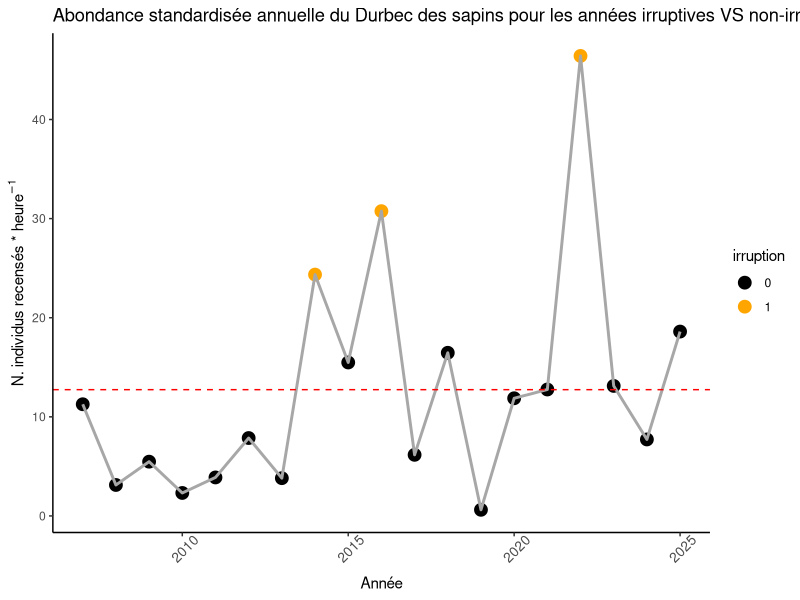
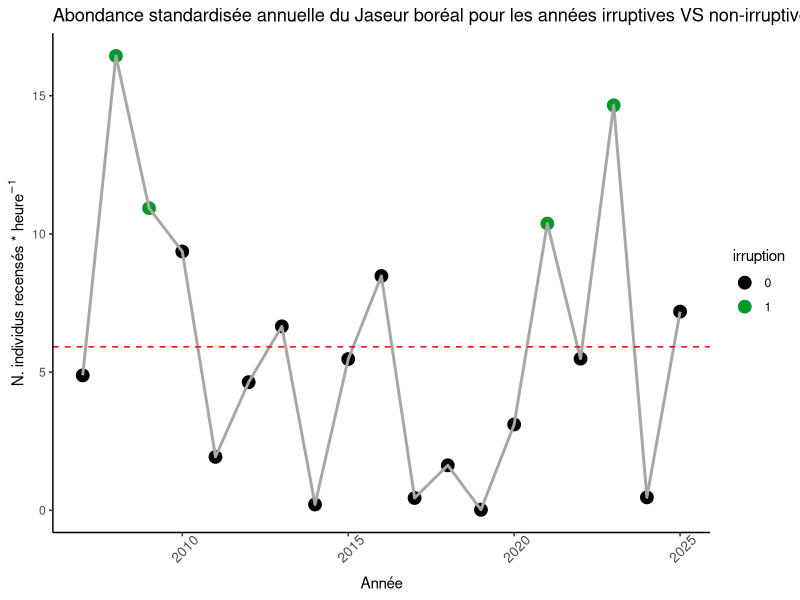
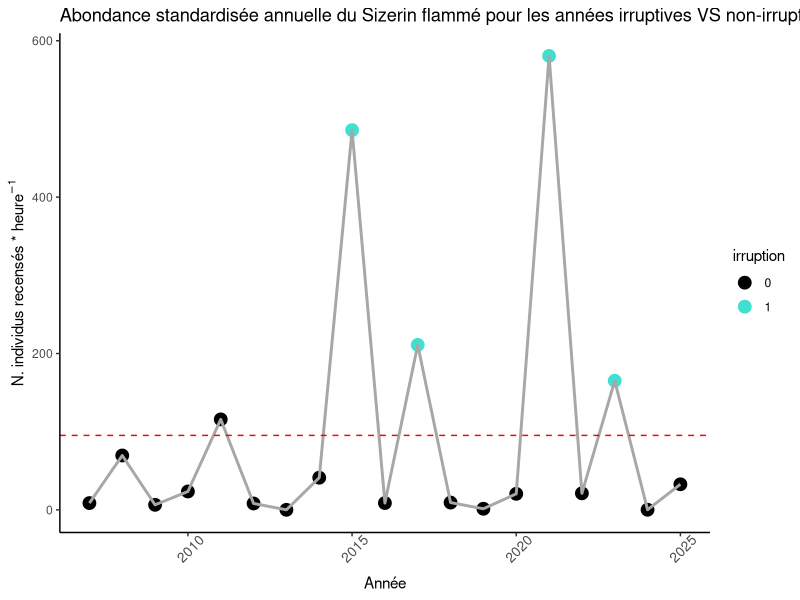
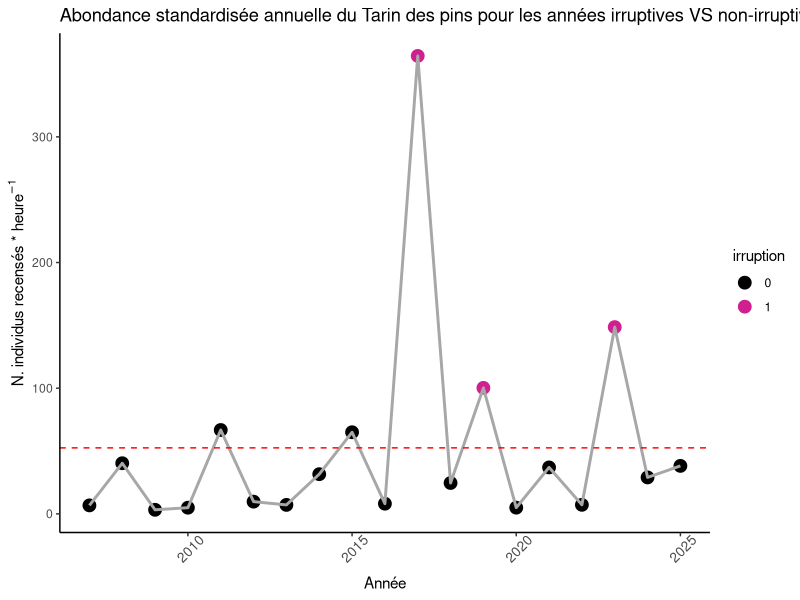

These figures' R source, in order:
# Chargements des bibliothèques -------------------------------------------

library(readxl)
library(ggplot2)


# Chargement des répertoires de travail -----------------------------------

setwd("C:/Users/alexe/Fringilids/Data") # Alex



# Chargement données ------------------------------------------------------

DUSA <- read.csv("DUSA.csv", header = TRUE)
JABO <- read.csv("JABO.csv", header = TRUE)
SIFL <- read.csv("SIFL.csv", header = TRUE)
TAPI <- read.csv("TAPI.csv", header = TRUE)

# Filtrer tout avant 2007

DUSA <- DUSA[DUSA$Annee >= "2007",]
JABO <- JABO[JABO$Annee >= "2007",]
SIFL <- SIFL[SIFL$Annee >= "2007",]
TAPI <- TAPI[TAPI$Annee >= "2007",]

DUSA$irruption <- as.factor(DUSA$irruption)
JABO$irruption <- as.factor(JABO$irruption)
SIFL$irruption <- as.factor(SIFL$irruption)
TAPI$irruption <- as.factor(TAPI$irruption)


# Calcul des irruptions ---------------------------------------------------

# Article de Widck et al. (2023)

# We defined irruption years using the standardized deviate (Di,j) method, following LaMontagne and Boutin (2009). Standardized deviates were defined by

# Ni,j,t is the mean count of species i in cell j in year t, 
# Pi,j,t is the value predicted by the long-term trend in bird count for species i in cell j in year t, and 
# σi,j is the standard deviation for all detrended years for species i in cell j. The numerator in this expression detrends the time series and the denominator scales to unit standard deviation. Following LaMontagne and Boutin (2009), years with positive standardized deviates greater than the absolute value of the minimum deviate were considered anomalously high and indicative of irruption years.

# N: c'est la moyenne pour une année
# P: c'est la valeur prédite à long terme d'une espèce à une année précise. Notre valeur prédite correspond au valeur prédite du modèle linéaire
# Sigma: c'est l'ecart-type du numérateur

# On prend la valeur la plus petite de D (exemple -2.1) en valeur absolue comme seuil (2.1). Si D d'une année dépasse ce seuil (ex: D = 3.4 en 2016), alors 2016 est une année irruptive. 


##### DUSA

# Extraction param. équation

DUSA_Ni <- DUSA$abond_std
DUSA_P <- mean(DUSA$abond_std)

DUSA_Nipi <- DUSA_Ni - DUSA_P # Numérateur

DUSA_sigma <- sd(DUSA_Nipi) # Sigma

DUSA_Di <- DUSA_Nipi/DUSA_sigma # Standard deviate

DUSA_seuil <- abs(min(DUSA_Di)) # Seuil fixé pour irruption

DUSA_irr <- DUSA_Di > DUSA_seuil # Vecteur logique TRUE or FALSE pour irruption

# Save object to load in data_clean.R
# save(DUSA_irr, file = "DUSA_irr.R")

# Représentation graphique

DUSA_plot <- ggplot(DUSA, aes(x = Annee, y = abond_std, color = irruption))+
  scale_color_manual(values = c( "1" = "orange", "0" = "black"))+
  geom_point(size = 4)+
  geom_path(linewidth = 1, col = "#a7a7a7")+
  labs(title = "Abondance standardisée annuelle du Durbec des sapins pour les années irruptives VS non-irruptives",
       x = "Année",
       y = expression("N. individus recensés *" ~ heure^{-1}))+
  geom_hline(yintercept = mean(DUSA$abond_std), col = "red", lty = 2)+
  theme_classic()+
  theme(axis.text.x = element_text(size = 10, angle = 45, vjust = 0.8))
DUSA_plot


##### JABO

JABO_Ni <- JABO$abond_std
JABO_P <- mean(JABO$abond_std)

JABO_Nipi <- JABO_Ni - JABO_P # Numérateur

JABO_sigma <- sd(JABO_Nipi) # Sigma

JABO_Di <- JABO_Nipi/JABO_sigma # Standard deviate

JABO_seuil <- abs(min(JABO_Di)) # Seuil fixé pour irruption

JABO_irr <- JABO_Di > JABO_seuil # Vecteur logique TRUE or FALSE pour irruption

# Save object to load in data_clean.R
# save(JABO_irr, file = "JABO_irr.R")

# Représentation graphique

JABO_plot <- ggplot(JABO, aes(x = Annee, y = abond_std, color = irruption))+
  scale_color_manual(values = c("1" = "#009929", "0" = "black"))+
  geom_point(size = 4)+
  geom_path(linewidth = 1, col = "#a7a7a7")+
  labs(title = "Abondance standardisée annuelle du Jaseur boréal pour les années irruptives VS non-irruptives",
       x = "Année",
       y = expression("N. individus recensés *" ~ heure^{-1}))+
  geom_hline(yintercept = mean(JABO$abond_std), col = "red", lty = 2)+
  theme_classic()+
  theme(axis.text.x = element_text(size = 10, angle = 45, vjust = 0.8))
JABO_plot


##### SIFL

SIFL_Ni <- SIFL$abond_std
SIFL_P <- mean(SIFL$abond_std)

SIFL_Nipi <- SIFL_Ni - SIFL_P # Numérateur

SIFL_sigma <- sd(SIFL_Nipi) # Sigma

SIFL_Di <- SIFL_Nipi/SIFL_sigma # Standard deviate

SIFL_seuil <- abs(min(SIFL_Di)) # Seuil fixé pour irruption

SIFL_irr <- SIFL_Di > SIFL_seuil # Vecteur logique TRUE or FALSE pour irruption

# Save object to load in data_clean.R
# save(SIFL_irr, file = "SIFL_irr.R")

# Représentation graphique

SIFL_plot <- ggplot(SIFL, aes(x = Annee, y = abond_std, color = irruption))+
  scale_color_manual(values = c("1" = "turquoise", "0" = "black"))+
  geom_point(size = 4)+
  geom_path(linewidth = 1, col = "#a7a7a7")+
  labs(title = "Abondance standardisée annuelle du Sizerin flammé pour les années irruptives VS non-irruptives",
       x = "Année",
       y = expression("N. individus recensés *" ~ heure^{-1}))+
  geom_hline(yintercept = mean(SIFL$abond_std), col = "red", lty = 2)+
  theme_classic()+
  theme(axis.text.x = element_text(size = 10, angle = 45, vjust = 0.8))
SIFL_plot


##### TAPI

TAPI_Ni <- TAPI$abond_std
TAPI_P <- mean(TAPI$abond_std)

TAPI_Nipi <- TAPI_Ni - TAPI_P # Numérateur

TAPI_sigma <- sd(TAPI_Nipi) # Sigma

TAPI_Di <- TAPI_Nipi/TAPI_sigma # Standard deviate

TAPI_seuil <- abs(min(TAPI_Di)) # Seuil fixé pour irruption

TAPI_irr <- TAPI_Di > TAPI_seuil # Vecteur logique TRUE or FALSE pour irruption

# Save object to load in data_clean.R
# save(TAPI_irr, file = "TAPI_irr.R")

# Représentation graphique

TAPI_plot <- ggplot(TAPI, aes(x = Annee, y = abond_std, color = irruption))+
  scale_color_manual(values = c("1" = "violetred", "0" = "black"))+
  geom_point(size = 4)+
  geom_path(linewidth = 1, col = "#a7a7a7")+
  labs(title = "Abondance standardisée annuelle du Tarin des pins pour les années irruptives VS non-irruptives",
       x = "Année",
       y = expression("N. individus recensés *" ~ heure^{-1}))+
  geom_hline(yintercept = mean(TAPI$abond_std), col = "red", lty = 2)+
  theme_classic()+
  theme(axis.text.x = element_text(size = 10, angle = 45, vjust = 0.8))
TAPI_plot
